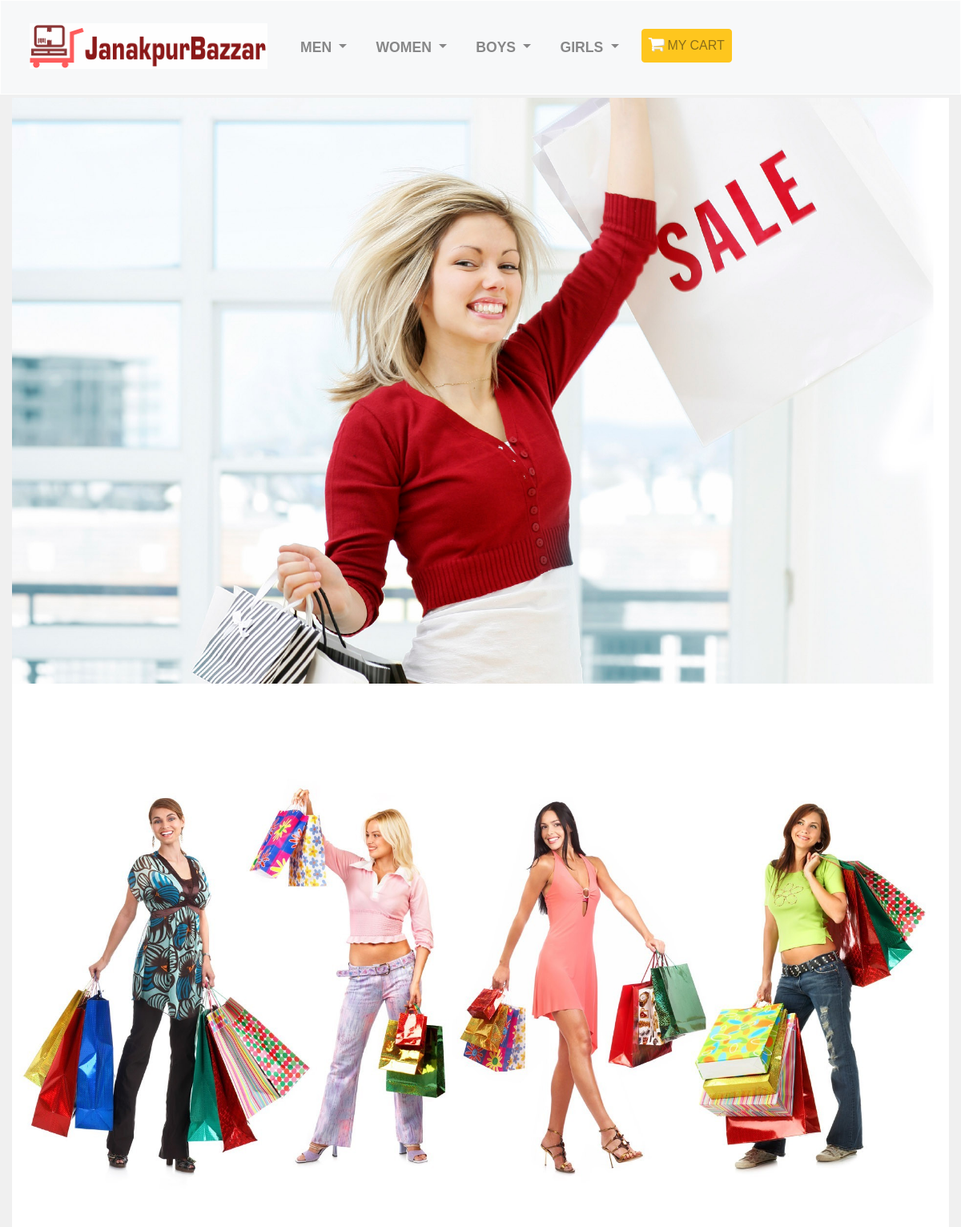
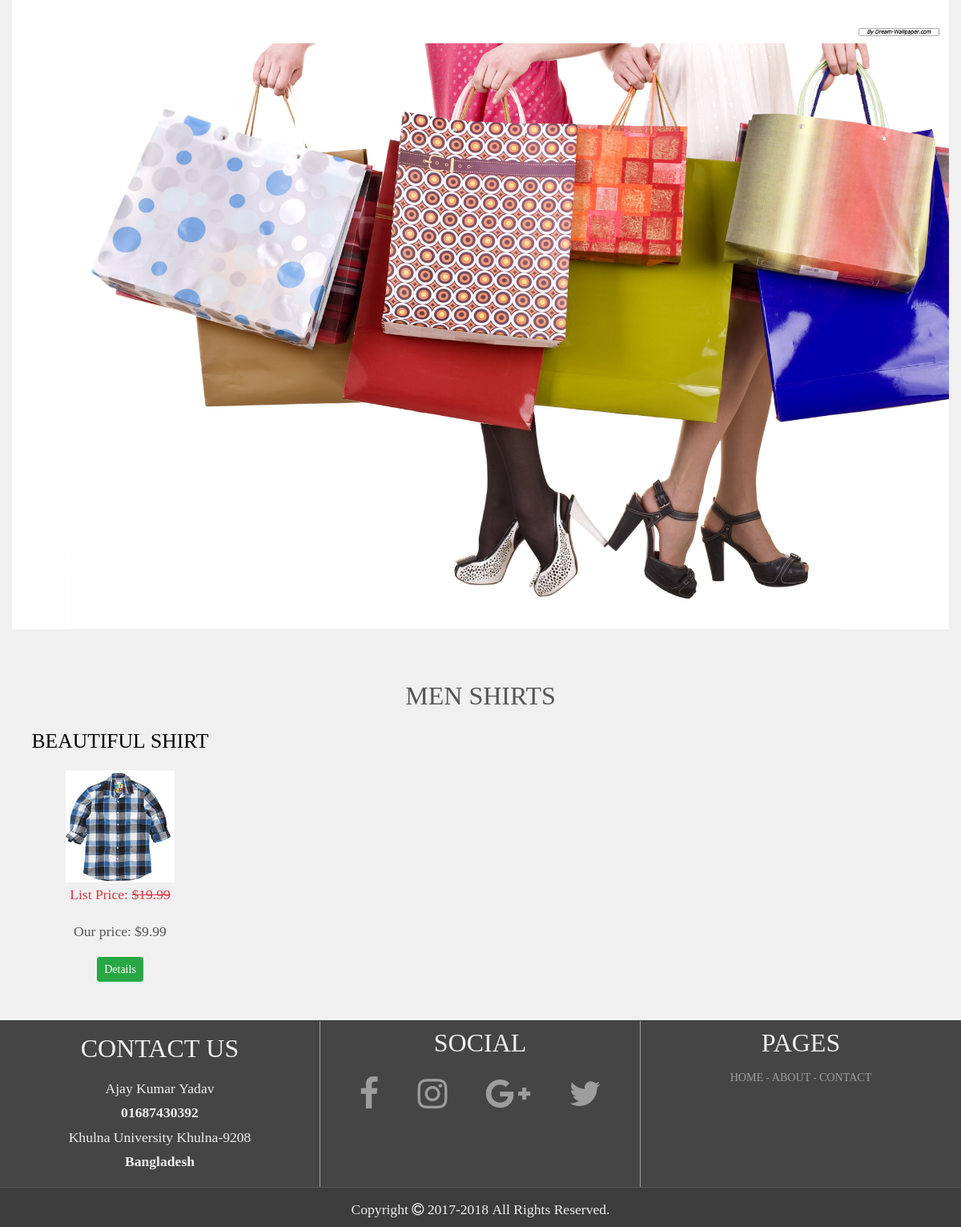
/category.php?cat=5, run on the app's committed database (2 pictures, top to bottom).
### tables this page shows
CREATE TABLE `categories` (
  `id` int(11) NOT NULL,
  `category` varchar(255) NOT NULL,
  `parent` int(11) NOT NULL DEFAULT '0'
);

CREATE TABLE `products` (
  `id` int(11) NOT NULL,
  `title` varchar(255) NOT NULL,
  `price` decimal(10,2) NOT NULL,
  `list_price` decimal(10,2) NOT NULL,
  `brand` int(11) NOT NULL,
  `categories` varchar(255) NOT NULL,
  `image` varchar(255) NOT NULL,
  `description` text NOT NULL,
  `featured` tinyint(4) NOT NULL,
  `sizes` text NOT NULL,
  `deleted` tinyint(4) NOT NULL DEFAULT '0'
);

### helpers/helpers.php (called while the page is built, shortened)
<?php
function sanitize($dirty){
	return htmlentities($dirty,ENT_QUOTES,"UTF-8");
}
function get_category($child_id){
	global $db;
	$id = sanitize($child_id);
	$sql = "SELECT p.id as 'pid', p.category as 'parent', c.id as 'cid', c.category as 'child'
		FROM categories c
		INNER JOIN categories p
		ON c.parent = p.id
		WHERE c.id = '$id'";
 	$query = $db->query($sql);
 	$category = mysqli_fetch_assoc($query);
 	return $category;
}

### category.php (the view)
<?php
	require_once 'core/init.php';
	include 'includes/head.php';
	include 'includes/navigation.php';
	include 'includes/headerpartial.php';
	if(isset($_GET['cat'])){
		$cat_id = sanitize($_GET['cat']);
	}else{
		$cat_id ='';
	}
	$sql = "SELECT * FROM products WHERE categories = '$cat_id'";
	$productQ = $db->query($sql);
	$category = get_category($cat_id);
?>
<div class="container-fluid">
	<h2 class="text-center"><?=$category['parent']. ' '. $category['child']; ?></h2>
	<div class="row">
		<?php while ($product = mysqli_fetch_assoc($productQ)) : ?>
			<div class="col-md-3">
				<h4><?= $product['title']; ?></h4>
				<img src="<?= $product['image']; ?>" alt="<?= $product['title']; ?>" class="img-thumb" />
				<p class="list-price text-danger">List Price:
					<s>$<?= $product['list_price']; ?></s>
				</p>
				<p class="price">Our price: $<?= $product['price']; ?></p>
				<button type="button" class="btn btn-sm btn-success" onclick="detailsmodal(<?= $product['id']; ?>)" >Details
				</button>
			</div>
		<?php endwhile; ?>
	</div>
</div>
<?php include 'includes/footer.php'; ?>

### includes/head.php (shortened to what this page needs)
<!doctype html>
<html lang="en">
<head>
  <link rel="stylesheet" type="text/css" href="css/bootstrap.min.css">
     <link href="https://maxcdn.bootstrapcdn.com/font-awesome/4.7.0/css/font-awesome.min.css" rel="stylesheet">
     <link href="//maxcdn.bootstrapcdn.com/font-awesome/4.1.0/css/font-awesome.min.css" rel="stylesheet">
    <link rel="stylesheet" type="text/css" href="css/style.css">
</head>
<body>

### includes/navigation.php (shortened to what this page needs)
<?php
  $sql = "SELECT * FROM categories WHERE parent = 0";
  $pquery = $db->query($sql);
?>
<header>
<div id="header-inner">
<nav class="navbar fixed-top navbar-expand-sm bg-light navbar-light" style="border: 1px solid white;">
    <a class="navbar-brand" href="index.php" id="logo">
    </a>
    <div class="collapse navbar-collapse" id="mainNav">
  	<ul class="navbar-nav">
      <?php while ($parent = mysqli_fetch_assoc($pquery)) : ?>
    	<li class="nav-item dropdown">
      		<a class="nav-link dropdown-toggle" href="#" id="navbardrop" data-toggle="dropdown">
    			<?php echo $parent['category']; ?>
      		</a>
    	</li>
    <?php endwhile; ?>
    <li class="nav-item">
      <a class="nav-link btn btn-warning mr-sm-2" href="cart.php">
        <i class="fa fa-shopping-cart icon-white" aria-hidden="true" id="shopping-cart"></i>  My Cart
      </a>
    </li>
  	</ul>
    </div>
</nav>
</div>
</header>

### includes/headerpartial.php (shortened to what this page needs)
<div class="container-fluid">
	<div class="row">
		<div class="col-md-12 slider">
			<ul class="slider1">
				<li><img src="images/shopping1.jpg" alt="slider image" class="img-responsive"></li>
				<li><img src="images/shopping2.jpg" alt="slider image" class="img-responsive"></li>
				<li><img src="images/shopping6.jpg" alt="slider image" class="img-responsive"></li>
			</ul>
		</div>
	</div>
</div>
<div class="clearfix"></div>

### includes/footer.php (shortened to what this page needs)
<div class="clearfix"></div>
<aside class="bg-dark wow fadeOut" data-wow-duration="3s">
    <div class="container text-center">
      <div class="call-to-action">
        <div class="row">
          <div class="col-md-12" id="footer1">
          </div>
        </div>
      </div>
    </div>
</aside>
<section class="no-padding" id="contact">
    <footer>
    <div class="container-fluid">
      <div class="row">
          <div class="col-md-4" id="footer-third">
            <section class="one-third wow bounceInLeft" data-wow-duration="3s">
              <h3>Contact Us</h3>
                <p class="footercontact">
                    Ajay Kumar Yadav<br>
                    <b class="phone">01687430392</b><br>
                    Khulna University Khulna-9208<br>
                    <b>Bangladesh</b>
                </p>
            </section>
          </div>
          <div class="col-md-4" id="footer-third">
            <section class="wow bounceInDown" data-wow-duration="3s"">
            <h3>Social</h3>
              <ul class="social">
                <li>
                  <a href="https://www.facebook.com/ajaycse11" target="_blank"><i class="fa fa-facebook" aria-hidden="true"></i></a>
                </li>
                <li>
                  <a href="https://www.instagram.com/meajaykryadav/" target="_blank"><i class="fa fa-instagram" aria-hidden="true"></i></a>
                </li>
                <li>
                  <a href="#" target="_blank"><i class="fa fa-google-plus" aria-hidden="true"></i></a>
                </li>
                <li>
                  <a href="#" target="_blank"><i class="fa fa-twitter" aria-hidden="true"></i></a>
                </li>
              </ul>
            </section>
          </div>
          <div class="col-md-4" id="footer-third-last">
            <section class="wow bounceInRight" data-wow-duration="3s" id="one-third">
              <h3>Pages</h3>
              <h5 id="footer-third3">
                <a href="">Home</a> -
                <a href="">About</a> -
                <a href="">Contact</a>
              </h5>
            </section>
          </div>
        </div>
    </div>
    </footer>
    <footer class="second">
        <p class="wow bounceInRight" data-wow-duration="3s"> Copyright <i class="fa fa-copyright" aria-hidden="true"></i> 2017-2018 All Rights Reserved. </p>
    </footer>
</section>
</body>
</html>

### css/style.css (style rules this page uses)
* { margin: 0; border: 0; padding: 0; }
body { background:#F0F0F0; color: #555; font-family: fontawesome; line-height: 190%; text-align: center; text-transform: uppercase; }
h3 { font-size: 200%; padding: 2% 0; color: #272822; }
h4 { font-size: 160%; padding: 5% 0; color: #000000; }
h5 { font-size: 80%; color: #959595; }
img { max-width: 100%; }
header { background: #405580; height: 86px; position: fixed; z-index: 1000; width: 100%; opacity: .9; top: 0; }
#header-inner { max-width: 1200px; margin: 0 auto; }
#logo { background-image: url(../images/logo.png); background-repeat: no-repeat; float: left; width: 300px; height: 60px; margin: 20px; }
nav { background-color: transparent; border: none; float: right; }
ul { list-style: none; }
nav ul li { font-family: sans-serif; display: inline-block; padding: 10px; float: left; font-size: 110%; }
nav ul li a { color: #F0F0F0; text-decoration: none; font-weight: 700; }
.slider { margin-top: 122px; }
.one-third { width: 100%; align-items: center; margin: 1%; }
p { font-family: fontawesome; text-align: center; text-transform: none; font-size: 110%; }
.clearfix { clear: both; padding: 2%; }
#shopping-cart { color: #fff; text-shadow: 1px 1px 1px #ccc; font-size: 1.1em; }
i#shopping-cart { font-size: 130%; }

### includes/headerpartial.php (style rules this page uses)
.slider { margin-top: 122px; }

### includes/footer.php (style rules this page uses)
footer { background: #333; overflow: hidden; opacity: .9; }
footer .one-third { width: 100%; margin: 2% 0; }
footer h3 { color: #F0F0F0; }
footer p { color: #F0F0F0; text-align: center; }
#footer-third { border-right: 1px solid #959595; }
footer a { color: #959595; font-size: 110%; text-decoration: none; }
.social li { display: inline; }
.social i { font-size: 245%; padding: 2% 6%; color: #959595; }
footer.second { border-top: 1px solid #4D4E50; max-height: 50px; padding-top: 1%; opacity: .95; }

### data on the page
categories: category "MEN", categories.category "SHIRTS"
categories: category "WOMEN"
categories: category "BOYS"
categories: category "GIRLS"
products: title "BEAUTIFUL SHIRT", image (picture), list_price "19.99", price "9.99"
